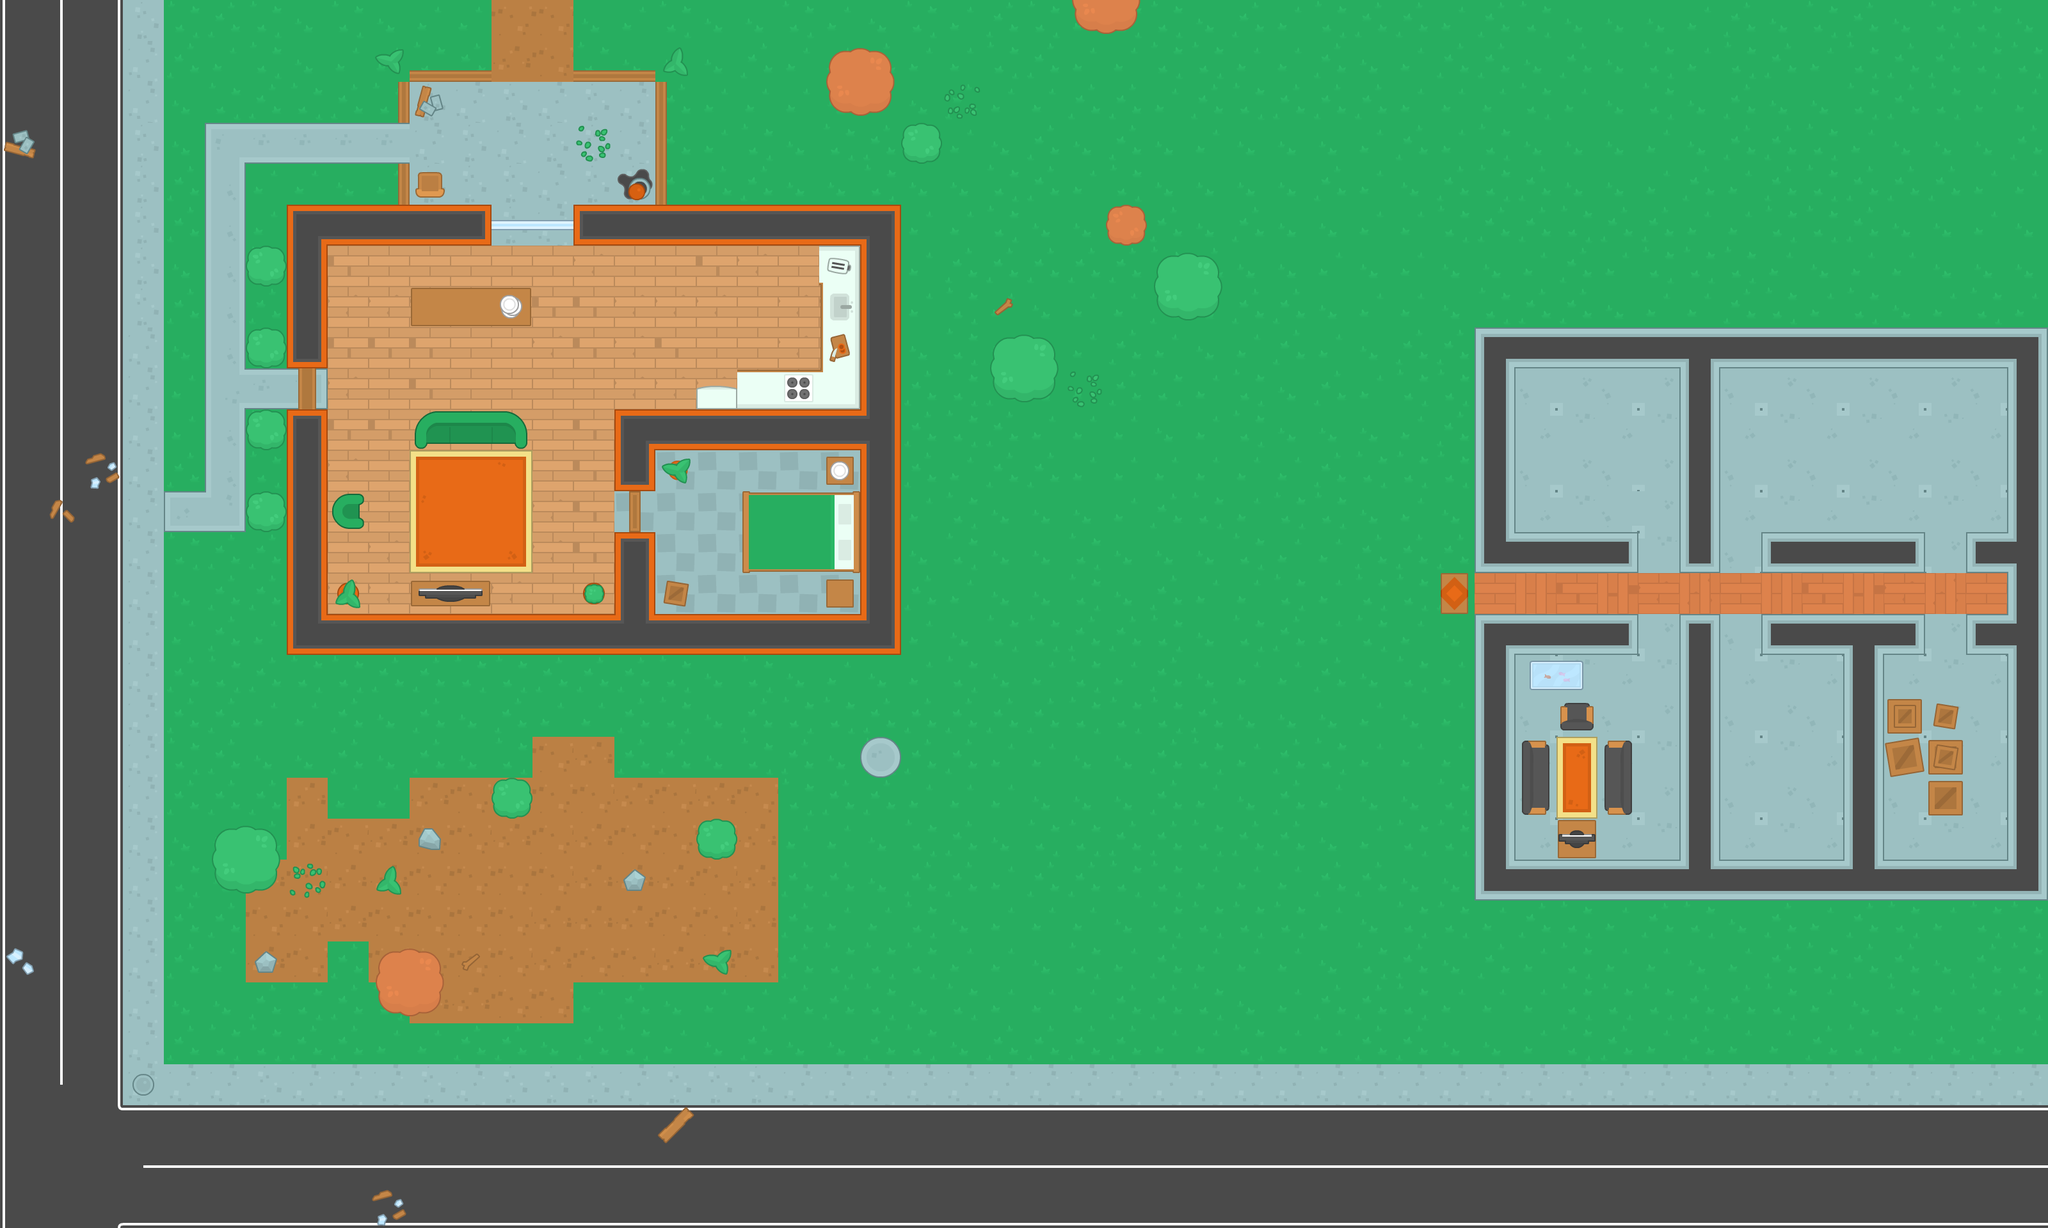

The image is a tile-based game level rendered from a .tmx file. Its description and source (layers, tilesets, objects; grid data summarised) follow:
An orthogonal 50x30 tile map with 64x64 px tiles, 4 tile layers (ground, walls, items, decorations) and 87 objects (71x wall, 12x zombie, 2x health, player, shotgun).

<map version="1.4" tiledversion="1.4.1" orientation="orthogonal" renderorder="right-down" width="50" height="30" tilewidth="64" tileheight="64" infinite="0" nextlayerid="6" nextobjectid="184">
 <tileset firstgid="1" name="spritesheet_tiles" tilewidth="64" tileheight="64" spacing="10" tilecount="540" columns="27">
  <image source="../img/spritesheet_tiles.png" width="1988" height="1470" />
 </tileset>
 <layer id="1" name="ground" width="50" height="30">
  <data>[1500 cells, 1500 non-empty, 50 distinct tile ids]</data>
 </layer>
 <layer id="2" name="walls" width="50" height="30">
  <data>[1500 cells, 150 non-empty, 24 distinct tile ids]</data>
 </layer>
 <layer id="3" name="items" width="50" height="30">
  <data>[1500 cells, 71 non-empty, 41 distinct tile ids]</data>
 </layer>
 <layer id="4" name="decorations" width="50" height="30">
  <data>[1500 cells, 38 non-empty, 29 distinct tile ids]</data>
 </layer>
 <objectgroup id="5" name="Obstacles">
  <object id="88" name="wall" x="448" y="320" width="320" height="64" />
  <object id="89" name="player" x="336" y="208" width="32" height="32" />
  <object id="90" name="wall" x="448" y="384" width="64" height="192" />
  <object id="91" name="wall" x="960" y="640" width="384" height="64" />
  <object id="92" name="wall" x="512" y="960" width="896" height="64" />
  <object id="93" name="wall" x="448" y="640" width="64" height="384" />
  <object id="94" name="wall" x="896" y="320" width="512" height="64" />
  <object id="95" name="wall" x="1344" y="384" width="64" height="576" />
  <object id="96" name="wall" x="960" y="704" width="64" height="64" />
  <object id="97" name="wall" x="960" y="832" width="64" height="128" />
  <object id="98" name="wall" x="400" y="400" width="32" height="32" />
  <object id="99" name="wall" x="400" y="528" width="32" height="32" />
  <object id="100" name="wall" x="400" y="656" width="32" height="32" />
  <object id="101" name="wall" x="400" y="784" width="32" height="32" />
  <object id="102" name="wall" x="527" y="783" width="32" height="32" />
  <object id="103" name="wall" x="624" y="256" width="16" height="64" />
  <object id="104" name="wall" x="522" y="920" width="32" height="32" />
  <object id="105" name="wall" x="656" y="652" width="160" height="32" />
  <object id="106" name="wall" x="648" y="914" width="112" height="48" />
  <object id="107" name="wall" x="918" y="918" width="32" height="32" />
  <object id="108" name="wall" x="646" y="455" width="176" height="48" />
  <object id="109" name="wall" x="655" y="276" width="32" height="32" />
  <object id="112" name="wall" x="983" y="281" width="32" height="32" />
  <object id="113" name="wall" x="624" y="128" width="16" height="64" />
  <object id="114" name="wall" x="640" y="112" width="128" height="16" />
  <object id="115" name="wall" x="896" y="112" width="128" height="16" />
  <object id="116" name="wall" x="1024" y="128" width="16" height="192" />
  <object id="118" name="wall" x="1296" y="384" width="48" height="208" />
  <object id="119" name="wall" x="1152" y="592" width="192" height="48" />
  <object id="120" name="wall" x="1088" y="616" width="64" height="32" />
  <object id="121" name="wall" x="1036" y="715" width="32" height="32" />
  <object id="122" name="wall" x="1036" y="916" width="32" height="32" />
  <object id="123" name="wall" x="1296" y="912" width="44" height="43" />
  <object id="124" name="wall" x="1296" y="704" width="48" height="48" />
  <object id="125" name="wall" x="1168" y="776" width="170" height="112" />
  <object id="126" name="wall" x="1739" y="332" width="41" height="40" />
  <object id="127" name="wall" x="1562" y="540" width="74" height="72" />
  <object id="128" name="wall" x="1820" y="410" width="73" height="72" />
  <object id="129" name="wall" x="407" y="1497" width="16" height="16" />
  <object id="133" name="wall" x="1419" y="203" width="41" height="39" />
  <object id="134" name="wall" x="1308" y="90" width="73" height="72" />
  <object id="135" name="wall" x="1688" y="3" width="80" height="32" />
  <object id="136" name="wall" x="604" y="1500" width="72" height="72" />
  <object id="137" name="wall" x="663" y="1304" width="16" height="16" />
  <object id="138" name="wall" x="983" y="1370" width="16" height="16" />
  <object id="139" name="wall" x="348" y="1306" width="72" height="72" />
  <object id="140" name="wall" x="779" y="1229" width="41" height="39" />
  <object id="141" name="wall" x="1098" y="1293" width="41" height="39" />
  <object id="142" name="wall" x="2304" y="512" width="896" height="64" />
  <object id="143" name="wall" x="2304" y="832" width="256" height="64" />
  <object id="144" name="wall" x="2304" y="576" width="64" height="256" />
  <object id="145" name="wall" x="3136" y="576" width="64" height="832" />
  <object id="146" name="wall" x="3072" y="832" width="64" height="64" />
  <object id="147" name="wall" x="2304" y="1344" width="832" height="64" />
  <object id="148" name="wall" x="2304" y="960" width="256" height="64" />
  <object id="149" name="wall" x="2752" y="960" width="256" height="64" />
  <object id="150" name="wall" x="2624" y="576" width="64" height="320" />
  <object id="151" name="wall" x="2752" y="832" width="256" height="64" />
  <object id="152" name="wall" x="2624" y="960" width="64" height="384" />
  <object id="153" name="wall" x="2304" y="1024" width="64" height="320" />
  <object id="154" name="wall" x="2880" y="1024" width="64" height="320" />
  <object id="155" name="wall" x="3072" y="960" width="64" height="64" />
  <object id="156" name="wall" x="2955" y="1104" width="101" height="96" />
  <object id="157" name="wall" x="3024.08" y="1231.96" width="32.0836" height="31.8739" rotation="0.300833" />
  <object id="158" name="wall" x="2391" y="1040" width="80" height="32" />
  <object id="159" name="wall" x="2383" y="1168" width="161" height="96" />
  <object id="160" name="wall" x="2446" y="1104" width="33" height="64" />
  <object id="161" name="wall" x="2438" y="1264" width="49" height="80" />
  <object id="162" name="wall" x="0" y="1920" width="3200" height="72" />
  <object id="165" name="wall" x="-3" y="-89" width="3203" height="88" />
  <object id="166" name="zombie" x="784" y="224" width="32" height="32" />
  <object id="167" name="wall" x="-64" y="0" width="64" height="1920" />
  <object id="169" name="wall" x="3200" y="-16" width="64" height="1952" />
  <object id="170" name="zombie" x="1024" y="480" width="32" height="32" />
  <object id="171" name="zombie" x="608" y="816" width="32" height="32" />
  <object id="172" name="zombie" x="1712" y="512" width="32" height="32" />
  <object id="173" name="zombie" x="1600" y="368" width="32" height="32" />
  <object id="174" name="zombie" x="1680" y="416" width="32" height="32" />
  <object id="175" name="zombie" x="1504" y="480" width="32" height="32" />
  <object id="176" name="zombie" x="1600" y="640" width="32" height="32" />
  <object id="177" name="zombie" x="1488" y="704" width="32" height="32" />
  <object id="178" name="zombie" x="1616" y="752" width="32" height="32" />
  <object id="179" name="zombie" x="1728" y="720" width="32" height="32" />
  <object id="180" name="zombie" x="1712" y="592" width="32" height="32" />
  <object id="181" name="health" x="208" y="416" width="32" height="32" />
  <object id="182" name="health" x="870" y="806" width="32" height="32" />
  <object id="183" name="shotgun" x="950" y="534" width="32" height="32" />
 </objectgroup>
</map>
